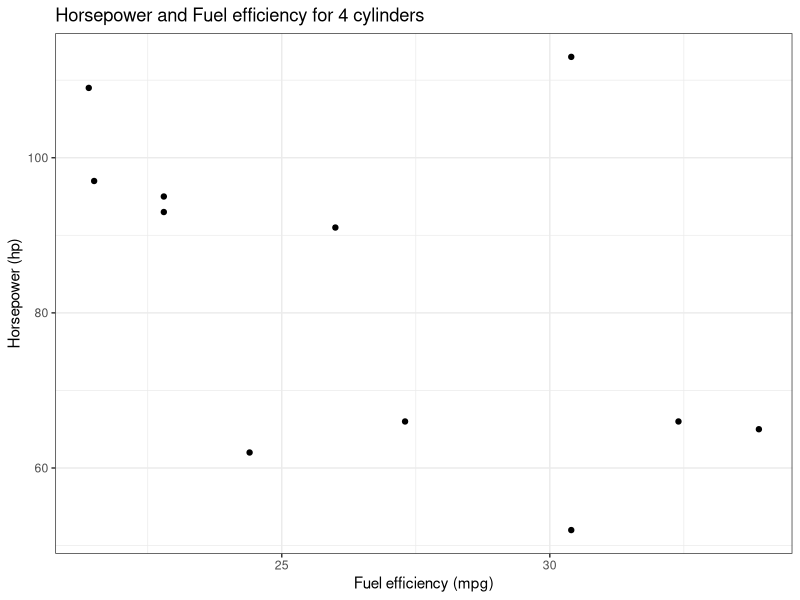
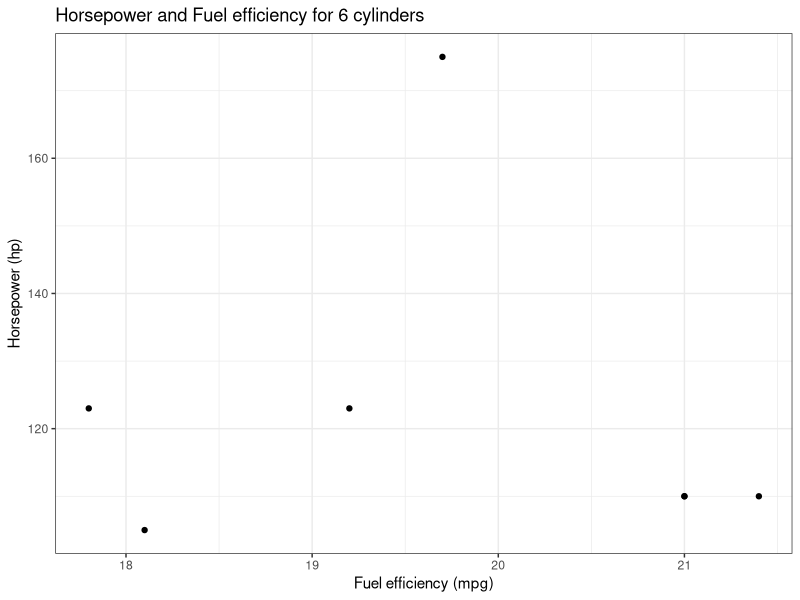
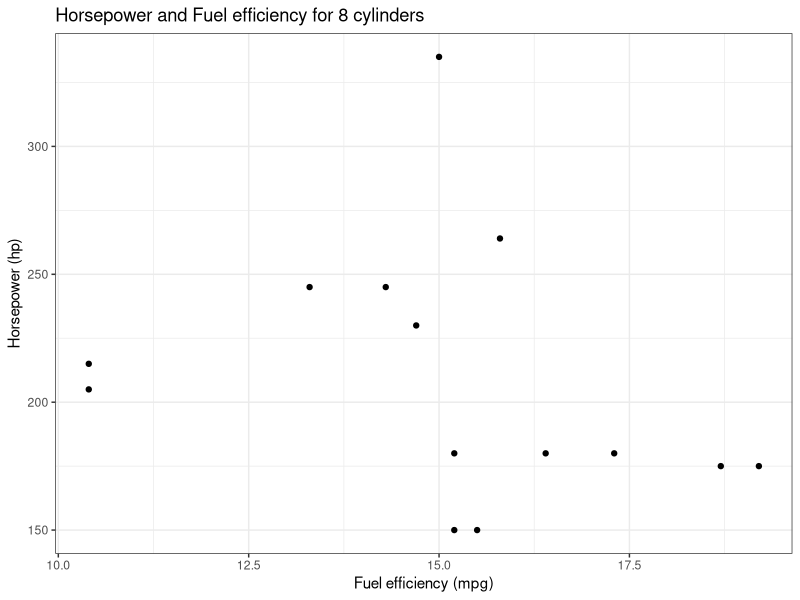

R code for these plots, in order:
## ---- chunk 1
knitr::opts_chunk$set(echo = TRUE)
## ---- chunk 2
library(tidyverse)
mtcars_original <- mtcars
## ---- chunk 3
output <- vector("double", ncol(mtcars))
for (c in seq_along(mtcars)){
  output[[c]] <- mean(mtcars[[c]])
}
output
## ---- chunk 4
# add solution here
output
## ---- chunk 5
for (c in seq_along(mtcars)){
  mtcars[[c]] <- mtcars[[c]] / max(mtcars[[c]], na.rm = TRUE)
}
head(mtcars)
## ---- chunk 6
# add solution here
## ---- chunk 7
cylinders <- sort(unique(mtcars_original[['cyl']]))
plots <- vector("list",length(cylinders))

for (d in 1:length(cylinders)){
  plots[[d]] <- mtcars_original %>% 
    filter(cyl == cylinders[d]) %>%
    ggplot() + 
    theme_bw() +
    geom_point(aes(x = mpg, y = hp) ) + 
    labs(x = 'Fuel efficiency (mpg)',
         y = 'Horsepower (hp)') + 
    ggtitle(glue::glue("Horsepower and Fuel efficiency for ", cylinders[d], " cylinders"))
}
plots
## ---- chunk 8
# add solution here
## ---- chunk 9
map(mtcars_original, unique) %>% 
  map_dbl(length)
## ---- chunk 10
# add solution here
## ---- chunk 11
dmonds <- diamonds %>% 
  slice(1:4)
output <- map2_chr(dmonds$price, dmonds$carat, 
                   ~paste0("Diamond #", nrow(dmonds) ,
                           " sold for $",.x,
                           " and was ",.y, " carats"))
## ---- chunk 12
# add solution here
output
## ---- chunk 13
iris %>%
  nest(data = -Species) %>%
  pmap(~write_csv(.y, path = glue::glue(.x, ".csv")))
## ---- chunk 14
# add solution here
